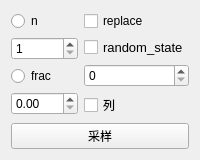
                 <widget class="QWidget" name="page_19">
                  <layout class="QGridLayout" name="gridLayout_23">
                   <item row="0" column="0">
                    <layout class="QVBoxLayout" name="verticalLayout_3">
                     <item>
                      <widget class="QRadioButton" name="radioButton_sample_n">
                       <property name="text">
                        <string>n</string>
                       </property>
                      </widget>
                     </item>
                     <item>
                      <widget class="QSpinBox" name="spinBox_sample_n">
                       <property name="minimum">
                        <number>1</number>
                       </property>
                       <property name="maximum">
                        <number>999999999</number>
                       </property>
                      </widget>
                     </item>
                     <item>
                      <widget class="QRadioButton" name="radioButton_sample_frac">
                       <property name="text">
                        <string>frac</string>
                       </property>
                      </widget>
                     </item>
                     <item>
                      <widget class="QDoubleSpinBox" name="doubleSpinBox_sample_frac">
                       <property name="maximum">
                        <double>1.000000000000000</double>
                       </property>
                       <property name="singleStep">
                        <double>0.100000000000000</double>
                       </property>
                      </widget>
                     </item>
                    </layout>
                   </item>
                   <item row="0" column="1">
                    <layout class="QVBoxLayout" name="verticalLayout_2">
                     <item>
                      <widget class="QCheckBox" name="checkBox_sample_replace">
                       <property name="text">
                        <string>replace</string>
                       </property>
                      </widget>
                     </item>
                     <item>
                      <widget class="QCheckBox" name="checkBox_sample_random_state">
                       <property name="sizePolicy">
                        <sizepolicy hsizetype="Minimum" vsizetype="Fixed">
                         <horstretch>0</horstretch>
                         <verstretch>0</verstretch>
                        </sizepolicy>
                       </property>
                       <property name="font">
                        <font>
                         <pointsize>10</pointsize>
                        </font>
                       </property>
                       <property name="text">
                        <string>random_state</string>
                       </property>
                      </widget>
                     </item>
                     <item>
                      <widget class="QSpinBox" name="spinBox_sample_random_state"/>
                     </item>
                     <item>
                      <widget class="QCheckBox" name="checkBox_sample_axis">
                       <property name="text">
                        <string>列</string>
                       </property>
                      </widget>
                     </item>
                    </layout>
                   </item>
                   <item row="1" column="0" colspan="2">
                    <widget class="QPushButton" name="sample_Btn">
                     <property name="text">
                      <string>采样</string>
                     </property>
                    </widget>
                   </item>
                  </layout>
                 </widget>
